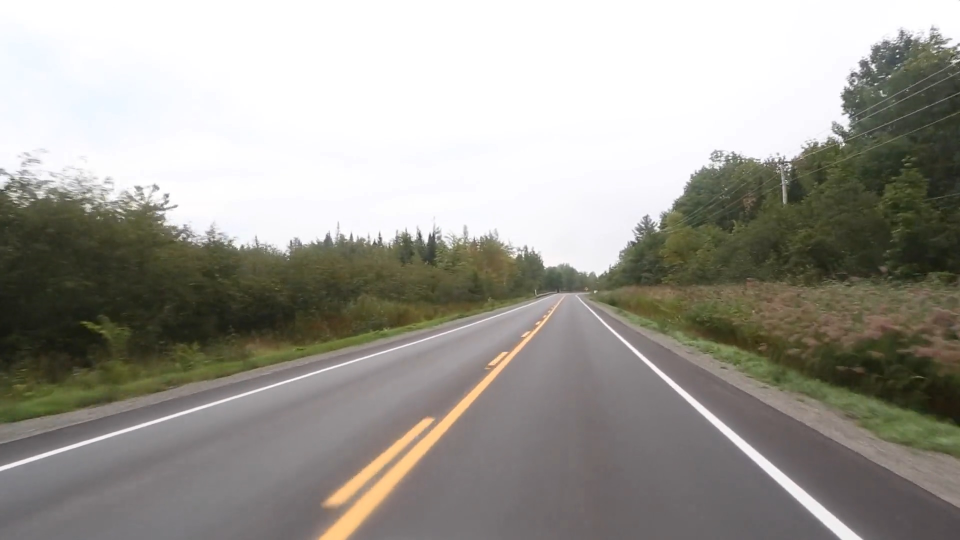
#> input picture Img/img_car.jpg, 1920 x 1080 px, given in place of test_countryroad.mp4, which was not available (shown at 1/2 size)
$ python laneDetection.py
#> lines starting #> are read from the running program, lines starting #| are printed output that depends on the picture; after the words box and inside, x2 and y2 are one past the last pixel; in counts of white or black regions, pixels touching at a corner belong together; pictures that were not available may be replaced by others from this repository, and a replacement may not be noted
import cv2 as cv
import numpy as np

def generateCoord(img, paramLineales):
    pendiente, inter = paramLineales
    y1 = img.shape[0]
    y2 = int(y1*(5/8))
    x1 = int((y1 - inter)/pendiente)
    x2 = int((y2 - inter)/pendiente)
    return np.array([x1,y1,x2,y2])

def showLines(img, lineas):
    fitIzq = []
    fitDer = []
    for linea in lineas:
        x1,y1,x2,y2 = linea.reshape(4)
        paramPolLineal = np.polyfit((x1,x2), (y1,y2), 1)
        pendiente = paramPolLineal[0]
        inter = paramPolLineal[1]
        if pendiente < 0:
            fitIzq.append((pendiente, inter))
        else:
            fitDer.append((pendiente,inter))
    prom_izq = np.average(fitIzq, axis = 0)
    prom_der = np.average(fitDer, axis=0)
    lineaIzq = generateCoord(img, prom_izq)
    lineaDer = generateCoord(img, prom_der)
    return np.array([lineaIzq, lineaDer])
def processImg(img):
    img = cv.cvtColor(img, cv.COLOR_BGR2GRAY)
    img = cv.GaussianBlur(img, (7,7),0)
    img = cv.Canny(img, 130, 170)
    return img

def limitRegion(img):
    h = img.shape[0]
    tri = np.array([[(200, h), (900, h), (590, 240)]])
    mask = np.zeros_like(img)
    cv.fillPoly(mask, tri, 255)
    masked_image = cv.bitwise_and(img, mask)
    return masked_image

def houghLines(img, lineas):
    img_lineas = np.zeros_like(img)
    if lineas is not None:
        for linea in lineas:
            x1,y1,x2,y2 = linea.reshape(4)
            cv.line(img_lineas, (x1,y1), (x2,y2), (0,0,255), 10)
    return img_lineas

cap = cv.VideoCapture("Videos/test_countryroad.mp4")

while(cap.isOpened()):
    _,frame = cap.read()
#> frame is the input picture: shape (1080, 1920, 3); mean B, G, R 148.8, 155.9, 158.1
    frame = cv.resize(frame, (np.array(frame).shape[1] // 2, np.array(frame).shape[0] // 2))
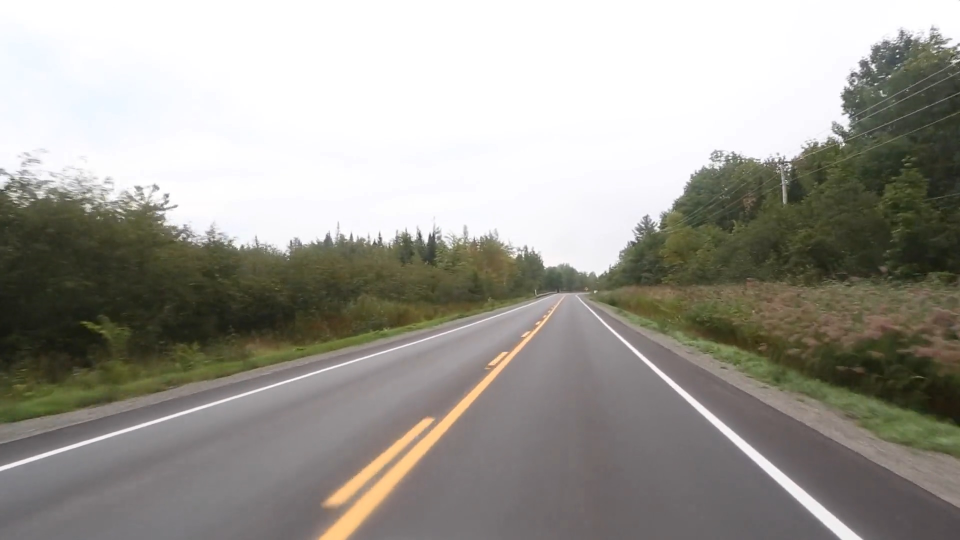
#> frame: shape (540, 960, 3); mean B, G, R 148.8, 156, 158.1
    filteredImg = processImg(frame)
#> in processImg, `img = cv.cvtColor(img, cv.COLOR_BGR2GRAY)`:
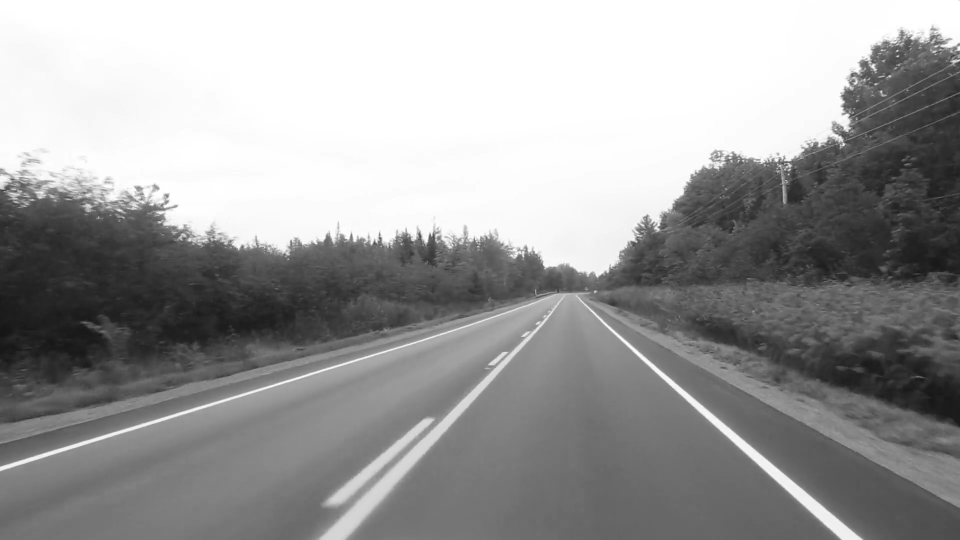
#> img: shape (540, 960); min 21, max 255, mean 155.8
#> in processImg, `img = cv.Canny(img, 130, 170)`:
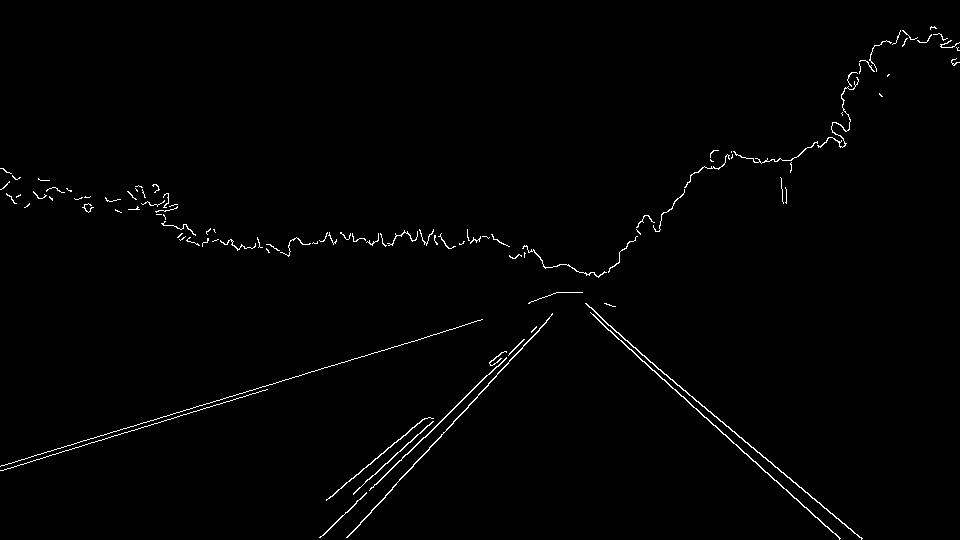
#> img: shape (540, 960); 1% white in thin lines or dots
    cropped = limitRegion(filteredImg)
#> in limitRegion, `cv.fillPoly(mask, tri, 255)`:
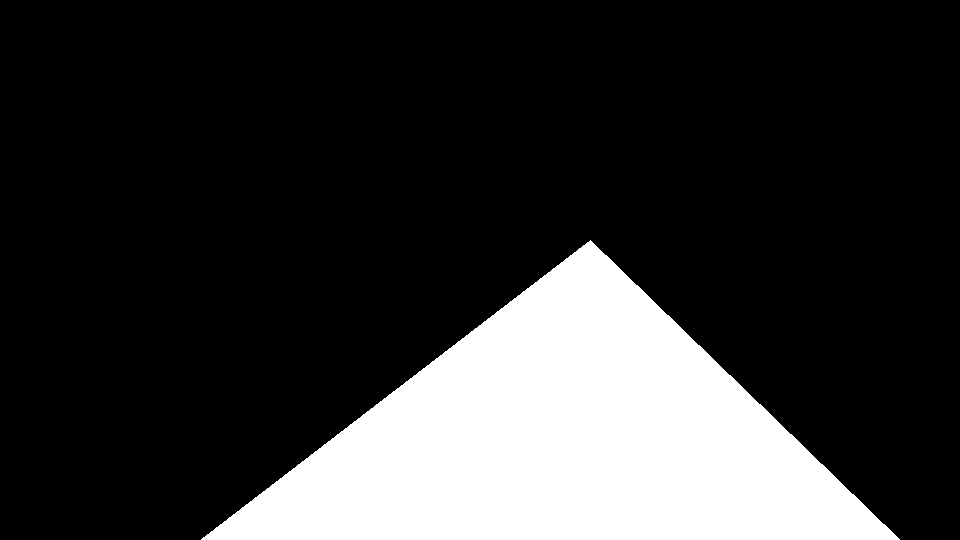
#> mask: shape (540, 960); 20.3% white; 1 white region, box (x1, y1, x2, y2) and area: (201, 240, 900, 540) 105050
#> in limitRegion, `masked_image = cv.bitwise_and(img, mask)`:
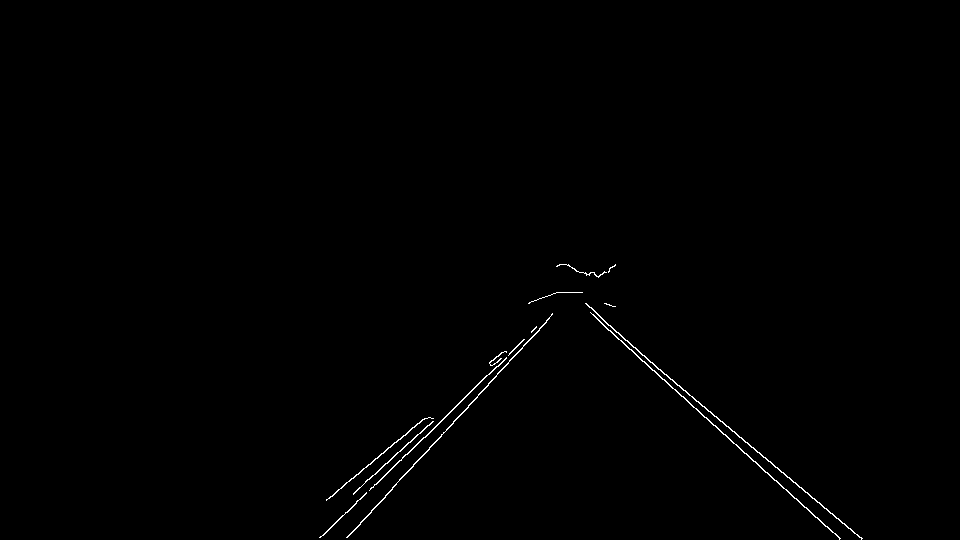
#> masked_image: shape (540, 960); 0.45% white in thin lines or dots, all inside (x1, y1, x2, y2) = (319, 264, 863, 540)
    lineas = cv.HoughLinesP(cropped, 2, np.pi / 180, 100, np.array([]), minLineLength=40, maxLineGap=2)
#> lineas = [[634, 353, 681, 396], [320, 537, 476, 386], [692, 396, 861, 538], [724, 434, 839, 538], [366, 481, 433, 421], [385, 495, 488, 385], [646, 358, 854, 533], [334, 493, 398, 439], [478, 394, 549, 318], [351, 533, 388, 493]]
    linea_prom = showLines(frame, lineas)
#> the loop in showLines, `for linea in lineas:` made 10 passes
#> (x1, y1, x2, y2, pendiente, inter) on passes 1 to 10: (634, 353, 681, 396, 0.915, -227), (320, 537, 476, 386, -0.968, 846.7), (692, 396, 861, 538, 0.84, -185.4), (724, 434, 839, 538, 0.904, -220.7), (366, 481, 433, 421, -0.896, 808.8), (385, 495, 488, 385, -1.07, 906.2), (646, 358, 854, 533, 0.841, -185.5), (334, 493, 398, 439, -0.844, 774.8), (478, 394, 549, 318, -1.07, 905.7), (351, 533, 388, 493, -1.08, 912.5)
#> after the loop in showLines, `for linea in lineas:`: fitDer = [(0.915, -227), (0.84, -185.4), (0.904, -220.7), (0.841, -185.5)]; fitIzq = [(-0.968, 846.7), (-0.896, 808.8), (-1.07, 906.2), (-0.844, 774.8), (-1.07, 905.7), (-1.08, 912.5)]
#> in showLines, `prom_izq = np.average(fitIzq, axis = 0)`: prom_izq = [-0.988, 859.1]
#> in showLines, `prom_der = np.average(fitDer, axis=0)`: prom_der = [0.875, -204.7]
#> in generateCoord, `pendiente, inter = paramLineales`: pendiente = -0.988; inter = 859.1
#> in generateCoord, `x1 = int((y1 - inter)/pendiente)`: x1 = 323
#> in generateCoord, `x2 = int((y2 - inter)/pendiente)`: x2 = 528
#> in showLines, `lineaIzq = generateCoord(img, prom_izq)`: lineaIzq = [323, 540, 528, 337]
#> in showLines, `lineaDer = generateCoord(img, prom_der)`: lineaDer = [850, 540, 618, 337]
#> linea_prom = [[323, 540, 528, 337], [850, 540, 618, 337]]
    img_lineas = houghLines(frame, linea_prom)
#> the loop in houghLines, `for linea in lineas:` made 2 passes
#> after the loop in houghLines, `for linea in lineas:`:
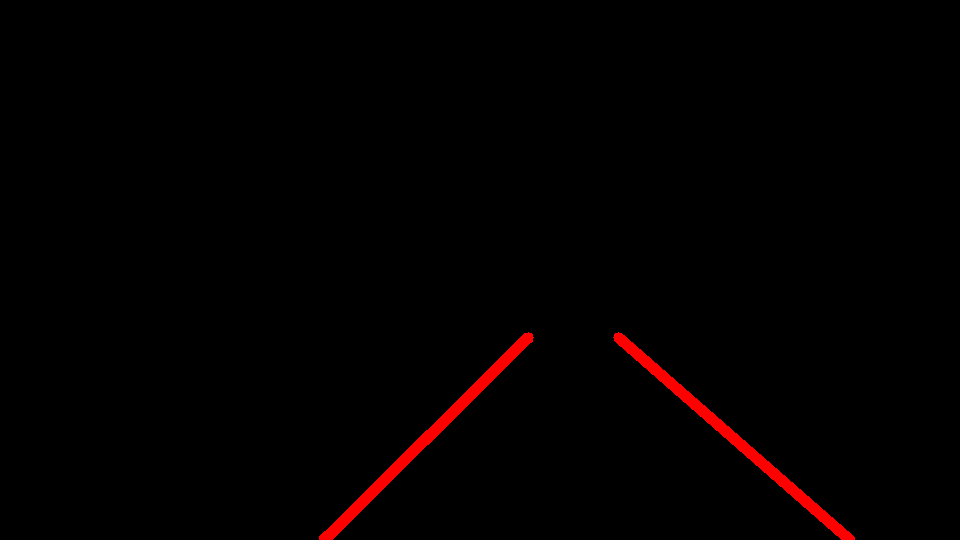
#> img_lineas: shape (540, 960, 3); mean of channels 0, 1, 2 0, 0, 3.3; drawn as B, G, R
    mix = cv.addWeighted(frame, 0.7, img_lineas, 1, 1)
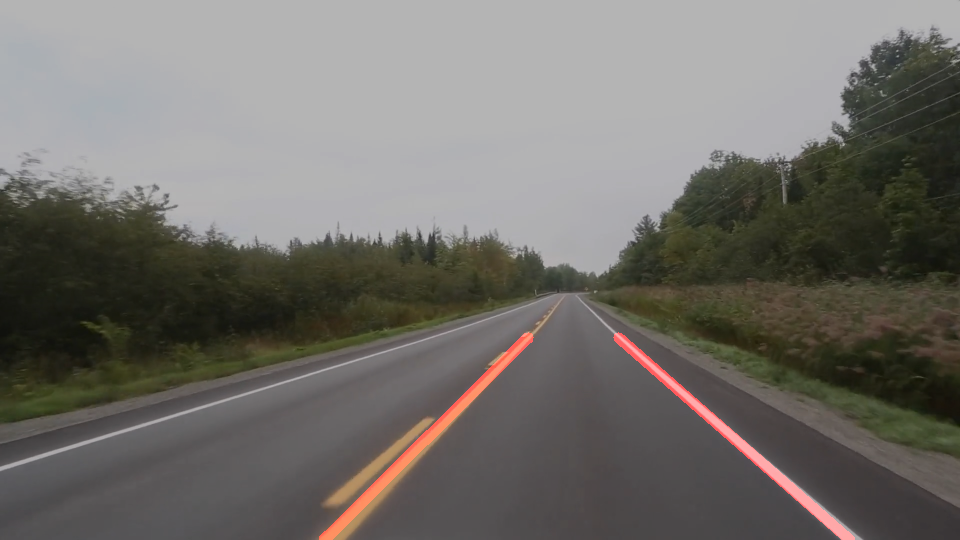
#> mix: shape (540, 960, 3); mean B, G, R 105.3, 110.3, 113.1
    cv.imshow("asd", mix)
    cv.waitKey(1)
if cv.waitKey(20) & 0xFF == "w":
    cv.destroyAllWindows()
